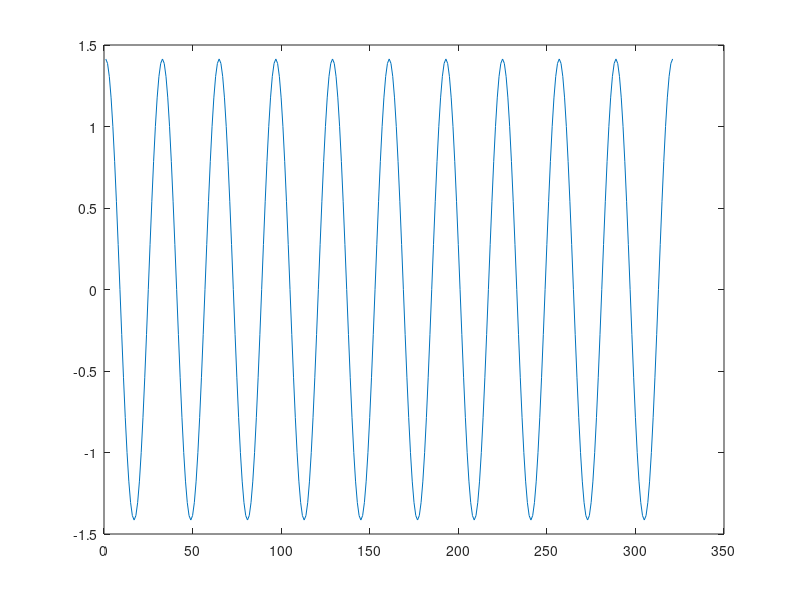

Reproduce this figure in MATLAB. (Note: this script raises an error after producing the figure.)
%% This code is about BASK implementation in matlab
clc;
clear all;
close all;


%generate binary bits
%bit_pattern=round(rand(1,5));
%Ts=1/fs; sampling time
%fs>=2fm or fc; fails at fm=1 means fs=2;Ts=0.5;
%Ts=1/fs;fs=32fc;fc=100;
%t=0:Ts:100;
x=round(rand(1,5));%bit pattern as input
fc=100;%career frequency
t=0:1/(32*fc):0.1;%sampling time
phi_t=sqrt(2/1)*cos(2*pi*fc*t);%career signal
stem(phi_t)
plot(phi_t)
for j=1:1:length(x)
    if x(j)==1
        x_t=repmat(x(j),1,length(t))/length(x);
    else
        x_t=repmat(x(j),1,length(t))/length(x);
    end
    x1_t=cat(2,x1_t,x_t);
end

%plot(x1_t);
s_t=phi_t.*x1_t;
plot(s_t);

%demodulation process
y_t=phi_t.*s_t;
